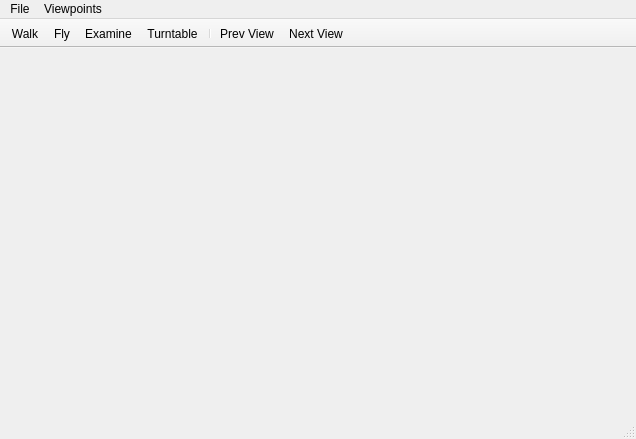
<?xml version="1.0" encoding="UTF-8"?>
<ui version="4.0">
 <class>MainWindow</class>
 <widget class="QMainWindow" name="MainWindow">
  <property name="geometry">
   <rect>
    <x>0</x>
    <y>0</y>
    <width>636</width>
    <height>439</height>
   </rect>
  </property>
  <property name="windowTitle">
   <string>Castle Engine Library Tester</string>
  </property>
  <widget class="QWidget" name="centralWidget"/>
  <widget class="QMenuBar" name="menuBar">
   <property name="geometry">
    <rect>
     <x>0</x>
     <y>0</y>
     <width>636</width>
     <height>21</height>
    </rect>
   </property>
   <widget class="QMenu" name="menuFile">
    <property name="title">
     <string>File</string>
    </property>
    <addaction name="actionOpen"/>
    <addaction name="separator"/>
    <addaction name="actionClose"/>
   </widget>
   <widget class="QMenu" name="menuViewpoints">
    <property name="title">
     <string>Viewpoints</string>
    </property>
   </widget>
   <addaction name="menuFile"/>
   <addaction name="menuViewpoints"/>
  </widget>
  <widget class="QToolBar" name="mainToolBar">
   <property name="movable">
    <bool>false</bool>
   </property>
   <property name="floatable">
    <bool>false</bool>
   </property>
   <attribute name="toolBarArea">
    <enum>TopToolBarArea</enum>
   </attribute>
   <attribute name="toolBarBreak">
    <bool>false</bool>
   </attribute>
   <addaction name="actionWalk"/>
   <addaction name="actionFly"/>
   <addaction name="actionExamine"/>
   <addaction name="actionTurntable"/>
   <addaction name="separator"/>
   <addaction name="actionPrevView"/>
   <addaction name="actionNextView"/>
  </widget>
  <widget class="QStatusBar" name="statusBar"/>
  <action name="actionClose">
   <property name="text">
    <string>Quit</string>
   </property>
  </action>
  <action name="actionWalk">
   <property name="checkable">
    <bool>true</bool>
   </property>
   <property name="text">
    <string>Walk</string>
   </property>
  </action>
  <action name="actionFly">
   <property name="checkable">
    <bool>true</bool>
   </property>
   <property name="text">
    <string>Fly</string>
   </property>
  </action>
  <action name="actionExamine">
   <property name="checkable">
    <bool>true</bool>
   </property>
   <property name="text">
    <string>Examine</string>
   </property>
  </action>
  <action name="actionTurntable">
   <property name="checkable">
    <bool>true</bool>
   </property>
   <property name="text">
    <string>Turntable</string>
   </property>
  </action>
  <action name="actionOpen">
   <property name="text">
    <string>Open...</string>
   </property>
  </action>
  <action name="actionNextView">
   <property name="text">
    <string>Next View</string>
   </property>
  </action>
  <action name="actionPrevView">
   <property name="text">
    <string>Prev View</string>
   </property>
  </action>
 </widget>
 <layoutdefault spacing="6" margin="11"/>
 <resources/>
 <connections>
  <connection>
   <sender>actionClose</sender>
   <signal>triggered()</signal>
   <receiver>MainWindow</receiver>
   <slot>close()</slot>
   <hints>
    <hint type="sourcelabel">
     <x>-1</x>
     <y>-1</y>
    </hint>
    <hint type="destinationlabel">
     <x>199</x>
     <y>149</y>
    </hint>
   </hints>
  </connection>
 </connections>
</ui>
